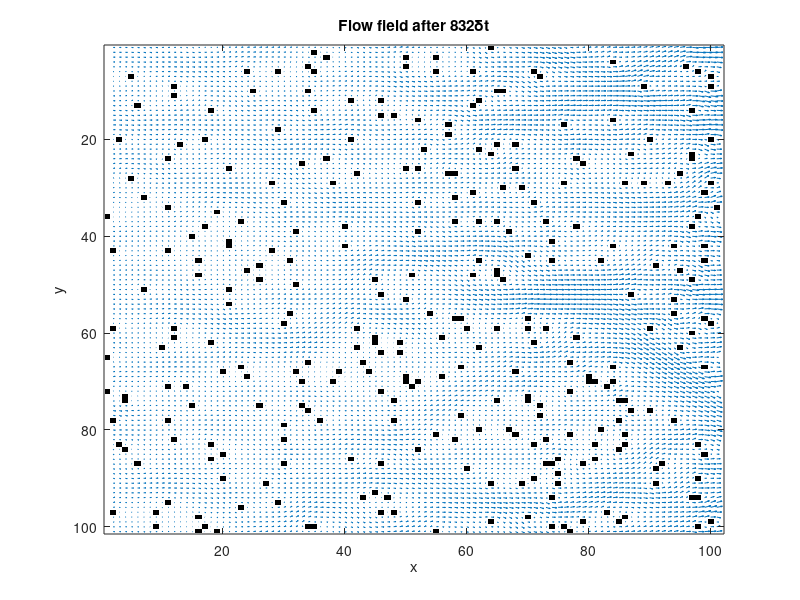

MATLAB code to generate this figure:
% 2D Lattice Boltzmann (BGK) model of a fluid.
%  c4  c3   c2  D2Q9 model. At each timestep, particle densities propagate
%    \  |  /    outwards in the directions indicated in the figure. An
%  c5 -c9 - c1  equivalent 'equilibrium' density is found, and the densities
%    /  |  \    relax towards that state, in a proportion governed by omega.
%  c6  c7   c8      Iain Haslam, March 2006.
omega=1.0; 
density=1.0; 
t1=4/9; 
t2=1/9; 
t3=1/36; 
c_squ=1/3; 
nx=101; 
ny=101;
F=repmat(density/9,[nx ny 9]); 
FEQ=F; 
msize=nx*ny; 
CI=[0:msize:msize*7];

BOUND=rand(nx,ny)>0.97; %extremely porous random domain
ON=find(BOUND); %matrix offset of each Occupied Node
TO_REFLECT=[ON+CI(1) ON+CI(2) ON+CI(3) ON+CI(4) ...
            ON+CI(5) ON+CI(6) ON+CI(7) ON+CI(8)];
REFLECTED= [ON+CI(5) ON+CI(6) ON+CI(7) ON+CI(8) ...
            ON+CI(1) ON+CI(2) ON+CI(3) ON+CI(4)];
avu=1; 
prevavu=1; 
ts=0; 
deltaU=5e-1; 
numactivenodes=sum(sum(1-BOUND));

while (ts<4000 & 1e-10<abs((prevavu-avu)/avu)) | ts<100
    % Propagate
    F(:,:,4)=F([2:nx 1],[ny 1:ny-1],4);
    F(:,:,3)=F(:,[ny 1:ny-1],3);
    F(:,:,2)=F([nx 1:nx-1],[ny 1:ny-1],2);
    F(:,:,5)=F([2:nx 1],:,5);
    F(:,:,1)=F([nx 1:nx-1],:,1);
    F(:,:,6)=F([2:nx 1],[2:ny 1],6);
    F(:,:,7)=F(:,[2:ny 1],7); 
    F(:,:,8)=F([nx 1:nx-1],[2:ny 1],8);
    
    %Densities bouncing back at next timestep
    BOUNCEDBACK=F(TO_REFLECT); 
    % Calculate macroscopic densities and velocities
    DENSITY=sum(F,3);
    UX=(sum(F(:,:,[1 2 8]),3)-sum(F(:,:,[4 5 6]),3))./DENSITY;
    UY=(sum(F(:,:,[2 3 4]),3)-sum(F(:,:,[6 7 8]),3))./DENSITY;
    
    UX(1,1:ny)=UX(1,1:ny)+deltaU; %Increase inlet pressure
    UX(ON)=0; UY(ON)=0; DENSITY(ON)=0;
    U_SQU=UX.^2+UY.^2; 
    U_C2=UX+UY; 
    U_C4=-UX+UY; 
    U_C6=-U_C2; 
    U_C8=-U_C4;
    % Calculate equilibrium distribution: stationary
    FEQ(:,:,9)=t1*DENSITY.*(1-U_SQU/(2*c_squ));
    % nearest-neighbours
    FEQ(:,:,1)=t2*DENSITY.*(1+UX/c_squ+0.5*(UX/c_squ).^2-U_SQU/(2*c_squ));
    FEQ(:,:,3)=t2*DENSITY.*(1+UY/c_squ+0.5*(UY/c_squ).^2-U_SQU/(2*c_squ));
    FEQ(:,:,5)=t2*DENSITY.*(1-UX/c_squ+0.5*(UX/c_squ).^2-U_SQU/(2*c_squ));
    FEQ(:,:,7)=t2*DENSITY.*(1-UY/c_squ+0.5*(UY/c_squ).^2-U_SQU/(2*c_squ));
    % next-nearest neighbours
    FEQ(:,:,2)=t3*DENSITY.*(1+U_C2/c_squ+0.5*(U_C2/c_squ).^2-U_SQU/(2*c_squ));
    FEQ(:,:,4)=t3*DENSITY.*(1+U_C4/c_squ+0.5*(U_C4/c_squ).^2-U_SQU/(2*c_squ));
    FEQ(:,:,6)=t3*DENSITY.*(1+U_C6/c_squ+0.5*(U_C6/c_squ).^2-U_SQU/(2*c_squ));
    FEQ(:,:,8)=t3*DENSITY.*(1+U_C8/c_squ+0.5*(U_C8/c_squ).^2-U_SQU/(2*c_squ));
    F=omega*FEQ+(1-omega)*F;
    F(REFLECTED)=BOUNCEDBACK;
    prevavu=avu;avu=sum(sum(UX))/numactivenodes; ts=ts+1;
end

figure;colormap(gray(2));image(2-BOUND');hold on;
quiver(2:nx,1:ny,UX(2:nx,:)',UY(2:nx,:)');
title(['Flow field after ',num2str(ts),'\deltat']);xlabel('x');ylabel('y');
%Flow through random grid of cells
